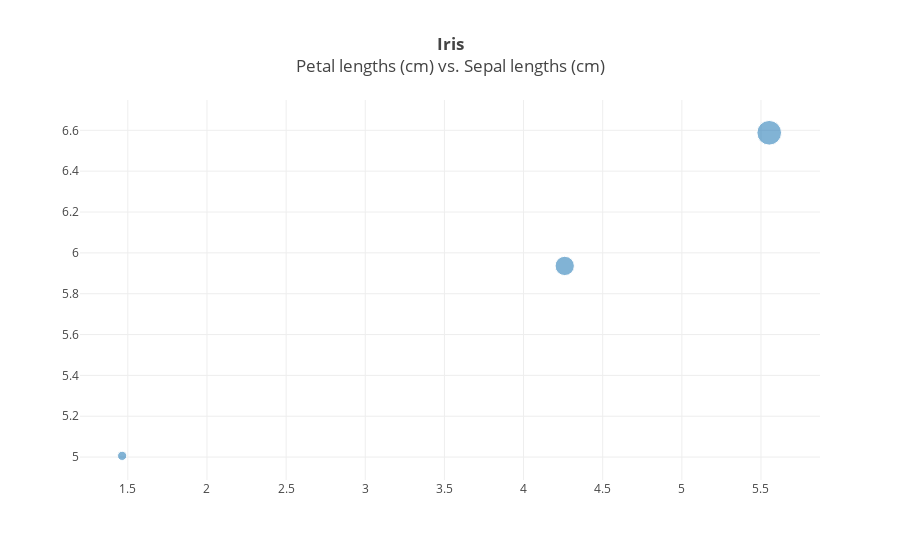

Notebook code for this chart:
### Code cell
# PLOTLY - Scatter plot by group - aggregated
trace = dict(type = 'scatter',
             mode = 'markers',
             x = iris['petalLength'],
             y = iris['sepalLength'],
             text = iris['species'],
             opacity = 0.8,
             marker = dict(size = 10*iris['petalWidth']*iris['sepalWidth'],
                           sizemode = 'area',
                           sizeref = 10),
             transforms = [dict(type = 'aggregate',
                                groups = iris['species'],
                                aggregations = [
                                    dict(target = 'x', func = 'avg'),
                                    dict(target = 'y', func = 'avg'),
                                    dict(target = 'marker.size', func = 'sum')])])
data = [trace]

layout = dict(title = '<b>Iris</b><br>Petal lengths (cm) vs. Sepal lengths (cm)')


py.iplot({'data': data, 'layout': layout}, validate=False)

### Figure 1 — Plotly figure (JSON) as saved in the notebook; plotly's stock layout.template omitted (floating-point values rounded to 4 significant figures; data arrays with more than 128 entries replaced by an {"elided": "..."} marker saying what was removed)
{"data": [{"marker": {"size": {"elided": "150 float values"}, "sizemode": "area", "sizeref": 10}, "mode": "markers", "opacity": 0.8, "text": {"elided": "150 str values"}, "transforms": [{"aggregations": [{"func": "avg", "target": "x"}, {"func": "avg", "target": "y"}, {"func": "sum", "target": "marker.size"}], "groups": {"elided": "150 str values"}, "type": "aggregate"}], "type": "scatter", "x": {"elided": "150 float values"}, "y": {"elided": "150 float values"}}], "layout": {"title": "<b>Iris</b><br>Petal lengths (cm) vs. Sepal lengths (cm)"}}
